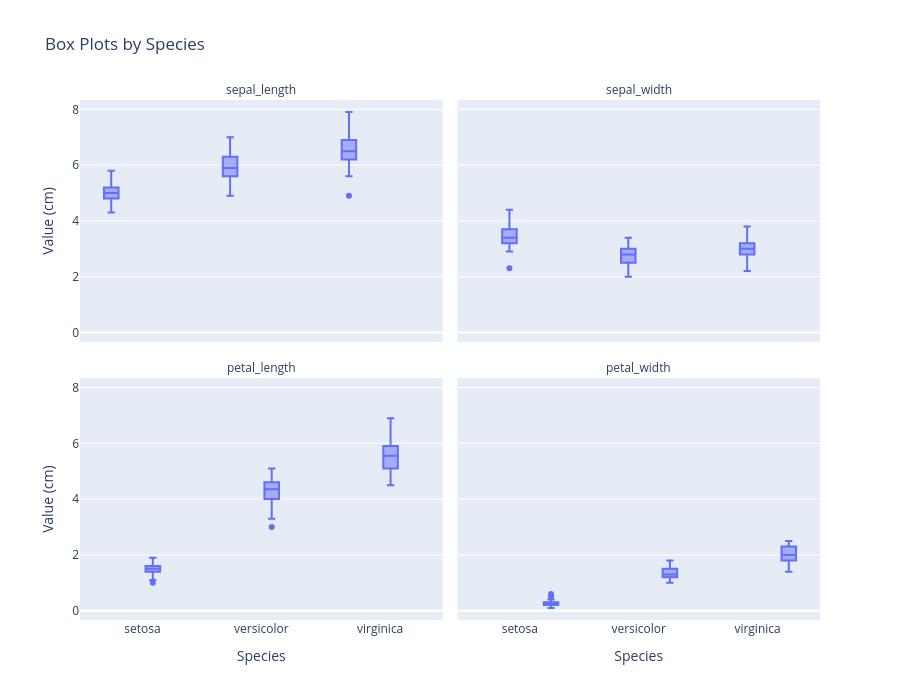

The notebook cell saved with this chart:
### Code cell
# Box plot by species (faceted)
iris_melt = iris.melt(
    id_vars="species",
    value_vars=["sepal_length", "sepal_width", "petal_length", "petal_width"],
    var_name="feature",
    value_name="value",
)

fig = px.box(
    iris_melt,
    x='species',
    y='value',
    facet_col='feature',
    facet_col_wrap=2,
    title='Box Plots by Species',
    labels={'species': 'Species', 'value': 'Value (cm)'},
    height=700
)
fig.for_each_annotation(lambda a: a.update(text=a.text.split("=")[-1]))
fig.show()

### Figure 1 — Plotly figure (JSON) as saved in the notebook; plotly's stock layout.template omitted (floating-point values rounded to 4 significant figures; data arrays with more than 128 entries replaced by an {"elided": "..."} marker saying what was removed)
{"data": [{"alignmentgroup": "True", "hovertemplate": "feature=sepal_length<br>Species=%{x}<br>Value (cm)=%{y}<extra></extra>", "legendgroup": "", "marker": {"color": "#636efa"}, "name": "", "notched": false, "offsetgroup": "", "orientation": "v", "showlegend": false, "type": "box", "x": {"elided": "150 str values"}, "x0": " ", "xaxis": "x3", "y": {"elided": "150 float values"}, "y0": " ", "yaxis": "y3"}, {"alignmentgroup": "True", "hovertemplate": "feature=sepal_width<br>Species=%{x}<br>Value (cm)=%{y}<extra></extra>", "legendgroup": "", "marker": {"color": "#636efa"}, "name": "", "notched": false, "offsetgroup": "", "orientation": "v", "showlegend": false, "type": "box", "x": {"elided": "150 str values"}, "x0": " ", "xaxis": "x4", "y": {"elided": "150 float values"}, "y0": " ", "yaxis": "y4"}, {"alignmentgroup": "True", "hovertemplate": "feature=petal_length<br>Species=%{x}<br>Value (cm)=%{y}<extra></extra>", "legendgroup": "", "marker": {"color": "#636efa"}, "name": "", "notched": false, "offsetgroup": "", "orientation": "v", "showlegend": false, "type": "box", "x": {"elided": "150 str values"}, "x0": " ", "xaxis": "x", "y": {"elided": "150 float values"}, "y0": " ", "yaxis": "y"}, {"alignmentgroup": "True", "hovertemplate": "feature=petal_width<br>Species=%{x}<br>Value (cm)=%{y}<extra></extra>", "legendgroup": "", "marker": {"color": "#636efa"}, "name": "", "notched": false, "offsetgroup": "", "orientation": "v", "showlegend": false, "type": "box", "x": {"elided": "150 str values"}, "x0": " ", "xaxis": "x2", "y": {"elided": "150 float values"}, "y0": " ", "yaxis": "y2"}], "layout": {"annotations": [{"font": {}, "showarrow": false, "text": "petal_length", "x": 0.245, "xanchor": "center", "xref": "paper", "y": 0.465, "yanchor": "bottom", "yref": "paper"}, {"font": {}, "showarrow": false, "text": "petal_width", "x": 0.755, "xanchor": "center", "xref": "paper", "y": 0.465, "yanchor": "bottom", "yref": "paper"}, {"font": {}, "showarrow": false, "text": "sepal_length", "x": 0.245, "xanchor": "center", "xref": "paper", "y": 1.0, "yanchor": "bottom", "yref": "paper"}, {"font": {}, "showarrow": false, "text": "sepal_width", "x": 0.755, "xanchor": "center", "xref": "paper", "y": 1.0, "yanchor": "bottom", "yref": "paper"}], "boxmode": "group", "height": 700, "legend": {"tracegroupgap": 0}, "title": {"text": "Box Plots by Species"}, "xaxis": {"anchor": "y", "domain": [0, 0.49], "title": {"text": "Species"}}, "xaxis2": {"anchor": "y2", "domain": [0.51, 1], "matches": "x", "title": {"text": "Species"}}, "xaxis3": {"anchor": "y3", "domain": [0, 0.49], "matches": "x", "showticklabels": false}, "xaxis4": {"anchor": "y4", "domain": [0.51, 1], "matches": "x", "showticklabels": false}, "yaxis": {"anchor": "x", "domain": [0, 0.465], "title": {"text": "Value (cm)"}}, "yaxis2": {"anchor": "x2", "domain": [0, 0.465], "matches": "y", "showticklabels": false}, "yaxis3": {"anchor": "x3", "domain": [0.535, 1.0], "matches": "y", "title": {"text": "Value (cm)"}}, "yaxis4": {"anchor": "x4", "domain": [0.535, 1.0], "matches": "y", "showticklabels": false}}}
